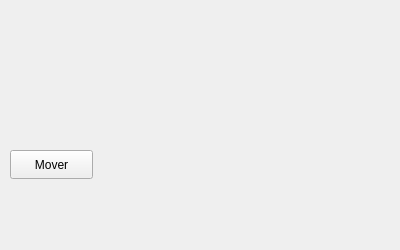
<?xml version="1.0" encoding="UTF-8"?>
<ui version="4.0">
 <class>Desenho</class>
 <widget class="QWidget" name="Desenho">
  <property name="enabled">
   <bool>true</bool>
  </property>
  <property name="geometry">
   <rect>
    <x>0</x>
    <y>0</y>
    <width>400</width>
    <height>250</height>
   </rect>
  </property>
  <property name="windowTitle">
   <string>Form</string>
  </property>
  <widget class="QPushButton" name="btnMover">
   <property name="geometry">
    <rect>
     <x>10</x>
     <y>150</y>
     <width>83</width>
     <height>29</height>
    </rect>
   </property>
   <property name="text">
    <string>Mover</string>
   </property>
  </widget>
 </widget>
 <resources/>
 <connections/>
</ui>
